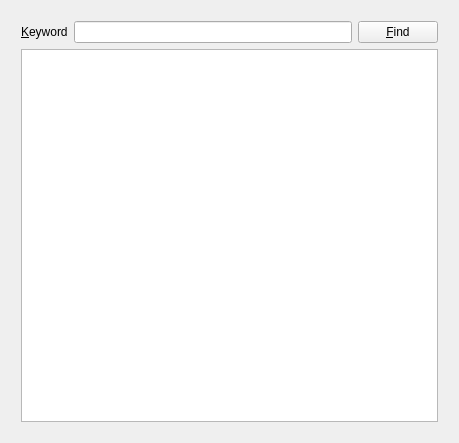
<?xml version="1.0" encoding="UTF-8"?>
<ui version="4.0">
 <class>TextFinder</class>
 <widget class="QWidget" name="TextFinder">
  <property name="geometry">
   <rect>
    <x>0</x>
    <y>0</y>
    <width>459</width>
    <height>443</height>
   </rect>
  </property>
  <property name="windowTitle">
   <string>Form</string>
  </property>
  <layout class="QVBoxLayout" name="verticalLayout_2">
   <item>
    <layout class="QVBoxLayout" name="verticalLayout">
     <property name="leftMargin">
      <number>10</number>
     </property>
     <property name="topMargin">
      <number>10</number>
     </property>
     <property name="rightMargin">
      <number>10</number>
     </property>
     <property name="bottomMargin">
      <number>10</number>
     </property>
     <item>
      <layout class="QHBoxLayout" name="horizontalLayout">
       <item>
        <widget class="QLabel" name="label">
         <property name="text">
          <string>&amp;Keyword</string>
         </property>
         <property name="buddy">
          <cstring>findText</cstring>
         </property>
        </widget>
       </item>
       <item>
        <widget class="QLineEdit" name="findText"/>
       </item>
       <item>
        <widget class="QPushButton" name="findButton">
         <property name="text">
          <string>&amp;Find</string>
         </property>
        </widget>
       </item>
      </layout>
     </item>
     <item>
      <widget class="QTextEdit" name="textEdit"/>
     </item>
    </layout>
   </item>
  </layout>
 </widget>
 <tabstops>
  <tabstop>findText</tabstop>
  <tabstop>findButton</tabstop>
  <tabstop>textEdit</tabstop>
 </tabstops>
 <resources/>
 <connections/>
</ui>
